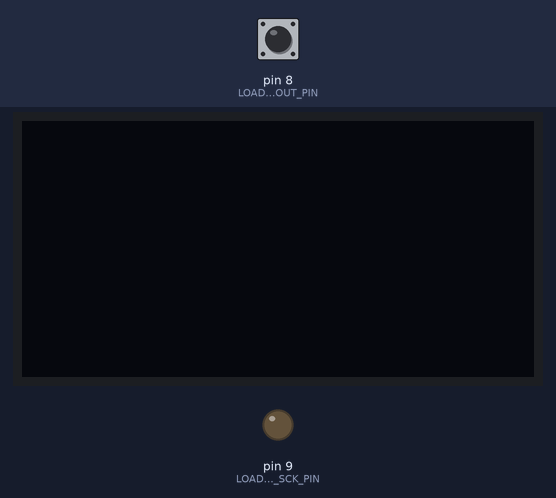
The sketch below on a simulated Arduino Uno, built with avr-gcc and run on an emulated ATmega328P. Shown: 128×64 one-colour display, output pins drawn as LEDs (lit = HIGH). The inputs (shaded band) are chosen by the test bench; at power-on: pin 8 (LOADCELL_DOUT_PIN) HIGH. What the sketch prints to the serial monitor is not drawn.

Above: at 2.8 s.
2.9 s: pin 8 (LOADCELL_DOUT_PIN) pulled LOW for 0.15 s
At 3.3 s:
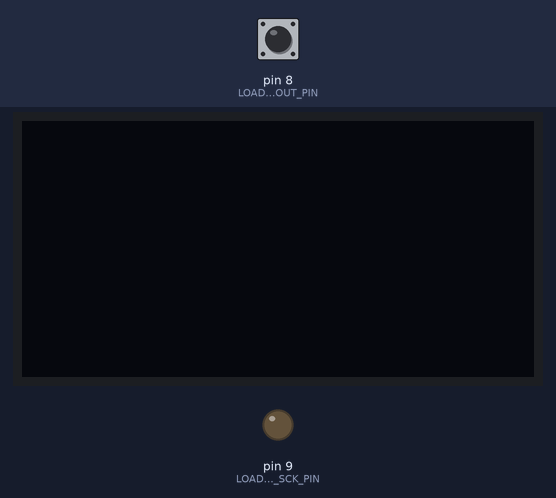
7.5 s: pin 8 (LOADCELL_DOUT_PIN) driven HIGH
9.4 s: pin 8 (LOADCELL_DOUT_PIN) driven LOW
At 10.1 s:
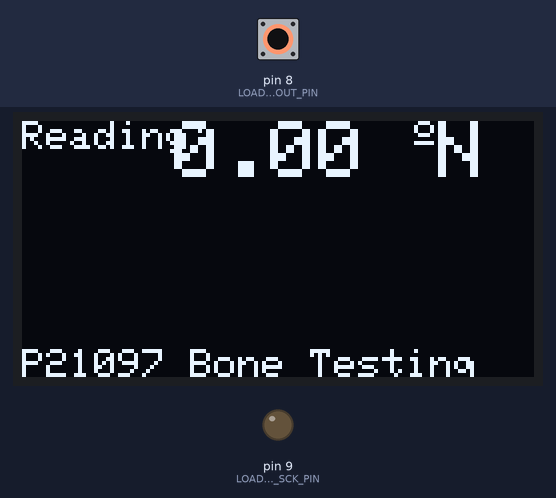
Timing chart, 0 to 11.9 s (numbered marks = the images above; inputs shaded):
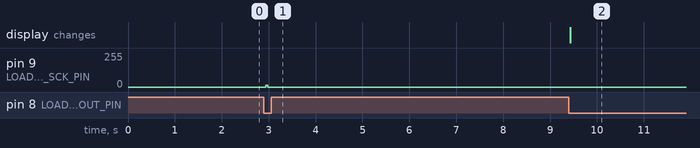

The sketch:

LoadCell.ino
```cpp
/*
 Most scales require that there be no weight on the scale during power on. This sketch shows how to pre-load tare values
 so that you don't have to clear the scale between power cycles. This is good if you have something on the scale
 all the time and need to reset the Arduino and not need to tare the scale.

 The HX711 does one thing well: read load cells. The breakout board is compatible with any wheat-stone bridge
 based load cell which should allow a user to measure everything from a few grams to tens of tons.

-------------------------WIRING-------------------------------------
HX711 pins -> Load Cell                                             |
 +EXCITATION -> RED                                                 |
 -EXCITATION -> BLK                                                 |
 +SIGNAL     -> GTN                                                 |
 -SIGNAL     -> WHT                                                 |
                                                                    |
Arduino pins -> HX711                                               |
 10 -> DOUT (PURPLE)                                                 |
 11 -> HX711 CLK (YELLOW)                                           |
 5V -> VCC (RED)                                                    |
 GND -> GND (BLACK)                                                 |
                                                                    |
The HX711 board will be powered by the Arduino Shield 5V power bus. |
BE SURE TO CHECK ALL PIN CONNECTIONS BEFORE CONNECTING ARDUINO BOARD!
'VERIFY' AND 'UPLOAD' PROGRAM. USE SERIAL MONITOR TO CHECK OUTPUT   |
ONCE PROGRAM IS COMPILED AND UPLOADED, CHANGE PORT TO UNUSED PORT   |
IT IS THEN SAFE TO CONNECT DEVICE TO MS EXCEL DATASTREAMER          |
*YOU WONT BE ABLE TO CONNECT DEVICE IF IT IS STILL CONNECTED HERE*  |
--------------------------------------------------------------------
*/
#include <SPI.h>
#include <Adafruit_GFX.h>
#include <Adafruit_SH1106.h>
#include <Adafruit_Sensor.h>
#include <Adafruit_SSD1306.h>
#include "HX711_t.h"
#define calibration_factor 1780 //This value is obtained using the Calibration_LoadCell sketch
#define zero_factor 0  //This large value is obtained using the Calibration_LoadCell sketch (-50538) ; Can be used as permanent tearing solution

#define LOADCELL_DOUT_PIN  8 //DT PRP
#define LOADCELL_SCK_PIN   9 //SCK YEL
// VCC - RED
// GND - BLK

#define SCREEN_WIDTH 128 // OLED display width, in pixels
#define SCREEN_HEIGHT 64 // OLED display height, in pixels

#define OLED_RESET -1
Adafruit_SH1106 display(OLED_RESET);


HX711 scale;
float newton = 4.44;

void setup() {
  //Start serial communication
  Serial.begin(9600);
  //Setting up LED Display
  display.begin(SH1106_SWITCHCAPVCC, 0x3C);
  delay(2000);
  display.clearDisplay();
  display.setTextColor(WHITE);

  Serial.println("Force testing for P21096: Bone Testing");
  scale.begin(LOADCELL_DOUT_PIN, LOADCELL_SCK_PIN);
  scale.set_scale(calibration_factor); //This value is obtained by using the Calibration_LoadCell sketch (defined above)
  Serial.println("Setting calibration factor...");
  scale.tare(); //TEAR FOR NOW BUT REMOVE AFTER
  //scale.set_offset(zero_factor); //Zero out the scale using a previously known zero_factor ; obtained by using Calibration_LoadCell sketch (defined above)
  Serial.println("Setting zero factor...");

  //Setting up Serial display
  Serial.println("Waiting for reading to stabilize...");

  //wait for HX711 chips to stabilize
  delay(5000);
}

void loop() {
  //Take reading and convert it from lbs to newtons (Leaving in debug lines for lbs)
  Serial.print("Reading: ");
  //Serial.print(scale.get_units(), 1); //scale.get_units() returns a float
  //Serial.print(" lbs"); //You can change to kg but you'll need to change the calibration_factor
  //Serial.println();
  //Serial.println(scale.read()); This wasnt accurate either when tested ; get units is best bet. Will modify library more.
  //Serial.println(scale.read_average());
  float loadValue = (scale.get_units());
  //float finalValue = loadValue * newton;
  Serial.print(loadValue);
  //Serial.print(finalValue);
  //Serial.print(" N"); //You can change to kg but you'll need to change the calibration_factor
  Serial.print(" lbs");
  Serial.println();

  //Load sensor (LED output)
  display.setTextSize(1);
  display.setCursor(0,0);
  display.print("Reading: ");
  display.setTextSize(2);
  display.setCursor(38,0);
  display.print(loadValue);
  //display.print(finalValue);
  display.print(" ");
  display.setTextSize(1);
  //display.cp437(true);
  display.write(167);
  display.setTextSize(2);
  display.print("N");


  display.setTextSize(0.2);
  display.setCursor(0,57);
  display.print("P21097 Bone Testing");
  display.display();

  //Print values as quickly as possible - add delay (ms) if you change your mind
  delay(250);
}
```

Measured:
- after the input at 2.9 s, pin 9 (LOADCELL_SCK_PIN): 0/255 → 14/255 at once, → 0/255 0.04 s later
- after the input at 7.5 s, every drawn part: stays the same
- after the input at 9.4 s, the display: changes at once (image 2)
